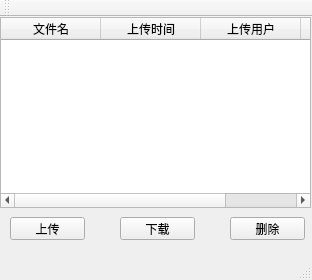
<?xml version="1.0" encoding="UTF-8"?>
<ui version="4.0">
 <class>FileShareServer</class>
 <widget class="QMainWindow" name="FileShareServer">
  <property name="geometry">
   <rect>
    <x>0</x>
    <y>0</y>
    <width>312</width>
    <height>280</height>
   </rect>
  </property>
  <property name="windowTitle">
   <string>文件共享</string>
  </property>
  <widget class="QWidget" name="centralWidget">
   <widget class="QTableWidget" name="userTableWidget">
    <property name="geometry">
     <rect>
      <x>0</x>
      <y>0</y>
      <width>311</width>
      <height>191</height>
     </rect>
    </property>
    <column>
     <property name="text">
      <string>文件名</string>
     </property>
    </column>
    <column>
     <property name="text">
      <string>上传时间</string>
     </property>
    </column>
    <column>
     <property name="text">
      <string>上传用户</string>
     </property>
    </column>
    <column>
     <property name="text">
      <string>上传IP</string>
     </property>
    </column>
   </widget>
   <widget class="QPushButton" name="UpLoadButton">
    <property name="geometry">
     <rect>
      <x>10</x>
      <y>200</y>
      <width>75</width>
      <height>23</height>
     </rect>
    </property>
    <property name="text">
     <string>上传</string>
    </property>
   </widget>
   <widget class="QPushButton" name="DownLoadButton">
    <property name="geometry">
     <rect>
      <x>120</x>
      <y>200</y>
      <width>75</width>
      <height>23</height>
     </rect>
    </property>
    <property name="text">
     <string>下载</string>
    </property>
   </widget>
   <widget class="QPushButton" name="CancelButton">
    <property name="geometry">
     <rect>
      <x>230</x>
      <y>200</y>
      <width>75</width>
      <height>23</height>
     </rect>
    </property>
    <property name="text">
     <string>删除</string>
    </property>
   </widget>
  </widget>
  <widget class="QMenuBar" name="menuBar">
   <property name="geometry">
    <rect>
     <x>0</x>
     <y>0</y>
     <width>312</width>
     <height>23</height>
    </rect>
   </property>
  </widget>
  <widget class="QToolBar" name="mainToolBar">
   <attribute name="toolBarArea">
    <enum>TopToolBarArea</enum>
   </attribute>
   <attribute name="toolBarBreak">
    <bool>false</bool>
   </attribute>
  </widget>
  <widget class="QStatusBar" name="statusBar"/>
 </widget>
 <layoutdefault spacing="6" margin="11"/>
 <resources/>
 <connections/>
</ui>
